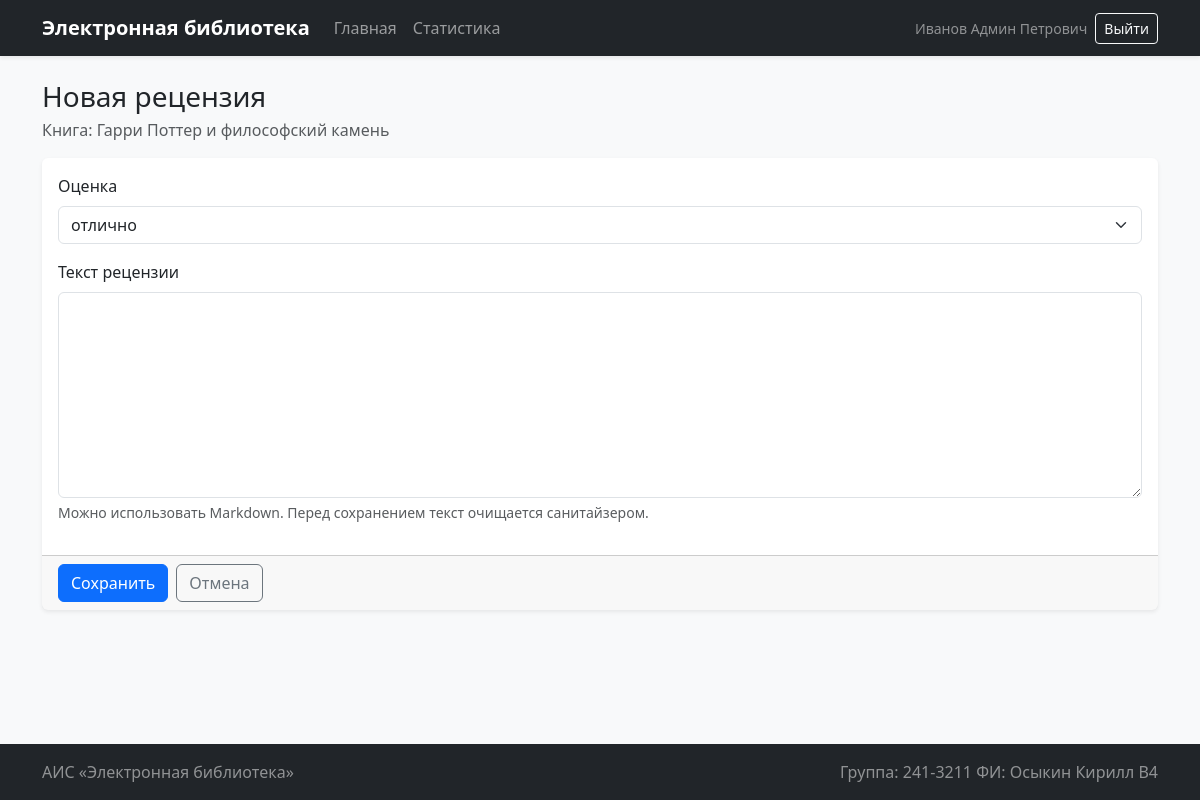
/books/1/reviews/add (signed in), run on the app's committed database.
### app.py (models this page shows, shortened)
class User(db.Model, UserMixin):
    __tablename__ = "users"
    id = db.Column(db.Integer, primary_key=True)
    login = db.Column(db.String(80), unique=True, nullable=False)
    password_hash = db.Column(db.String(255), nullable=False)
    last_name = db.Column(db.String(80), nullable=False)
    first_name = db.Column(db.String(80), nullable=False)
    middle_name = db.Column(db.String(80), nullable=True)
    role_id = db.Column(db.Integer, db.ForeignKey("roles.id"), nullable=False)
    role = db.relationship("Role", back_populates="users")
    reviews = db.relationship("Review", back_populates="user", cascade="all, delete-orphan")
    visits = db.relationship("BookVisit", back_populates="user")
    @property
    def full_name(self):
        parts = [self.last_name, self.first_name, self.middle_name]
        return " ".join(part for part in parts if part)
    @property
    def role_name(self):
        return self.role.name if self.role else ""

class Book(db.Model):
    __tablename__ = "books"
    id = db.Column(db.Integer, primary_key=True)
    title = db.Column(db.String(255), nullable=False)
    description = db.Column(db.Text, nullable=False)
    year = db.Column(db.Integer, nullable=False)
    publisher = db.Column(db.String(255), nullable=False)
    author = db.Column(db.String(255), nullable=False)
    pages = db.Column(db.Integer, nullable=False)
    created_at = db.Column(db.DateTime, nullable=False, default=utc_now)
    genres = db.relationship("Genre", secondary=book_genres, backref=db.backref("books", lazy="dynamic"))
    cover = db.relationship("Cover", back_populates="book", uselist=False, cascade="all, delete-orphan")
    reviews = db.relationship("Review", back_populates="book", cascade="all, delete-orphan")
    visits = db.relationship("BookVisit", back_populates="book", cascade="all, delete-orphan")

### app.py (the view, shortened to what this page needs)
@app.route("/books/<int:book_id>/reviews/add", methods=["GET", "POST"])
@roles_required("administrator", "moderator", "user")
def add_review(book_id):
    book = Book.query.get_or_404(book_id)
    existing_review = Review.query.filter_by(book_id=book.id, user_id=current_user.id).first()
    if existing_review:
        flash("Вы уже оставляли рецензию на эту книгу", "info")
        return redirect(url_for("view_book", book_id=book.id))
    rating_options = [
        (5, "отлично"),
        (4, "хорошо"),
        (3, "удовлетворительно"),
        (2, "неудовлетворительно"),
        (1, "плохо"),
        (0, "ужасно"),
    ]
    return render_template("review_form.html", book=book, rating_options=rating_options)

### app.py (called while the page is built)
@login_manager.user_loader
def load_user(user_id):
    return db.session.get(User, int(user_id))

@app.context_processor
def inject_helpers():
    return {
        "now_year": datetime.now(MOSCOW_TZ).year,
        "can_add_books": current_user.is_authenticated and current_user.role_name == "administrator",
        "can_edit_books": current_user.is_authenticated
        and current_user.role_name in {"administrator", "moderator"},
        "can_delete_books": current_user.is_authenticated and current_user.role_name == "administrator",
        "is_admin": current_user.is_authenticated and current_user.role_name == "administrator",
    }

def roles_required(*role_names):
    def decorator(view_func):
        @wraps(view_func)
        def wrapper(*args, **kwargs):
            if not current_user.is_authenticated:
                flash("Для выполнения данного действия необходимо пройти процедуру аутентификации", "warning")
                return redirect(url_for("login", next=request.full_path))
            if current_user.role_name not in role_names:
                flash("У вас недостаточно прав для выполнения данного действия!", "danger")
                return redirect(url_for("index"))
            return view_func(*args, **kwargs)
        return wrapper
    return decorator

### templates/review_form.html (shortened to what this page needs)
{% extends 'base.html' %}
{% block head %}
<link rel="stylesheet" href="https://cdn.jsdelivr.net/npm/easymde/dist/easymde.min.css">
{% endblock %}
{% block content %}
{% if form_data is defined %}
    {% set data = form_data %}
{% else %}
    {% set data = {} %}
{% endif %}
{% set current_rating = data.get('rating', '5') %}
<div class="mb-3">
    <h1 class="h3 mb-1">Новая рецензия</h1>
    <div class="text-muted">Книга: {{ book.title }}</div>
</div>
<form method="post" class="card shadow-sm" novalidate>
    <div class="card-body">
        <div class="mb-3">
            <label for="rating" class="form-label">Оценка</label>
            <select class="form-select" id="rating" name="rating">
                {% if current_rating == '5' %}
                    <option value="5" selected>отлично</option>
                {% else %}
                    <option value="5">отлично</option>
                {% endif %}
            </select>
        </div>
        <div class="mb-3">
            <label for="text" class="form-label">Текст рецензии</label>
            <textarea class="form-control js-markdown" id="text" name="text" rows="8">{{ data.get('text', '') }}</textarea>
            <div class="form-text">Можно использовать Markdown. Перед сохранением текст очищается санитайзером.</div>
        </div>
    </div>
    <div class="card-footer d-flex gap-2">
        <button type="submit" class="btn btn-primary">Сохранить</button>
        <a href="/books/{{ book.id }}" class="btn btn-outline-secondary">Отмена</a>
    </div>
</form>
{% endblock %}

### templates/base.html (shortened to what this page needs)
<!doctype html>
<html lang="ru">
<head>
    <link href="https://cdn.jsdelivr.net/npm/bootstrap@5.3.3/dist/css/bootstrap.min.css" rel="stylesheet">
    <link rel="stylesheet" href="{{ url_for('static', filename='css/style.css') }}">
    {% block head %}{% endblock %}
</head>
<body class="bg-light d-flex flex-column min-vh-100">
<nav class="navbar navbar-expand-lg navbar-dark bg-dark shadow-sm">
    <div class="container">
        <a class="navbar-brand fw-semibold" href="{{ url_for('index') }}">Электронная библиотека</a>
        <div class="collapse navbar-collapse" id="navbarNav">
            <ul class="navbar-nav me-auto mb-2 mb-lg-0">
                <li class="nav-item">
                    <a class="nav-link" href="{{ url_for('index') }}">Главная</a>
                </li>
                {% if is_admin %}
                <li class="nav-item">
                    <a class="nav-link" href="{{ url_for('stats') }}">Статистика</a>
                </li>
                {% endif %}
            </ul>
            <div class="d-flex align-items-center gap-2 text-white">
                {% if current_user.is_authenticated %}
                    <span class="small text-white-50">{{ current_user.full_name }}</span>
                    <a class="btn btn-outline-light btn-sm" href="{{ url_for('logout') }}">Выйти</a>
                {% else %}
                    <a class="btn btn-outline-light btn-sm" href="{{ url_for('login') }}">Войти</a>
                {% endif %}
            </div>
        </div>
    </div>
</nav>
<main class="container py-4 flex-grow-1">
    {% block content %}{% endblock %}
</main>
<footer class="bg-dark text-white-50 py-3 mt-auto">
    <div class="container d-flex flex-column flex-md-row justify-content-between gap-2">
        <span>АИС «Электронная библиотека»</span>
        <span>Группа: 241-3211 ФИ: Осыкин Кирилл В4</span>
    </div>
</footer>
</body>
</html>

### static/css/style.css (style rules this page uses)
.card { border: 0; }

### data on the page
User: full_name "Иванов Админ Петрович"
Book: title "Гарри Поттер и философский камень"
